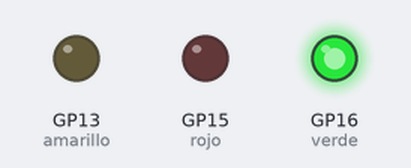
The program below on a simulated Raspberry Pi Pico running MicroPython. Shown: output pins drawn as LEDs (lit = HIGH).

Above: at 1.0 s.
At 2.5 s:
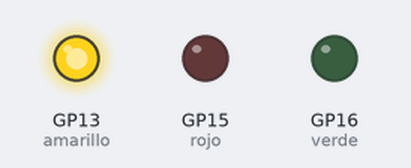
At 4.0 s:
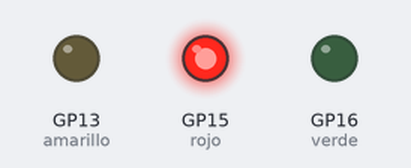
Timing chart, 0 to 6.5 s (numbered marks = the images above):
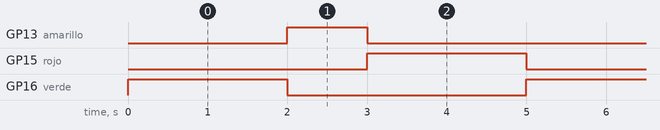

The program:

semaforo.py
```python
from machine import Pin
import utime
rojo = Pin(15,Pin.OUT)
amarillo = Pin (13,Pin.OUT)
verde = Pin(16,Pin.OUT)

while True:
    rojo.value(0)
    verde.value(1) #encendiendo el led verde
    utime.sleep_ms(2000)
    verde.value(0)
    amarillo.value(1)
    utime.sleep_ms(1000)
    amarillo.value(0)
    rojo.value(1)
    utime.sleep_ms(2000)
    
```

Measured:
- by itself, GP13 (amarillo): alternates HIGH for 1.0 s and LOW for 4.0 s
- by itself, GP15 (rojo), GP16 (verde): alternates HIGH for 2.0 s and LOW for 3.0 s
- by itself, everything shown: repeats every 5.0 s, in 3 steps
